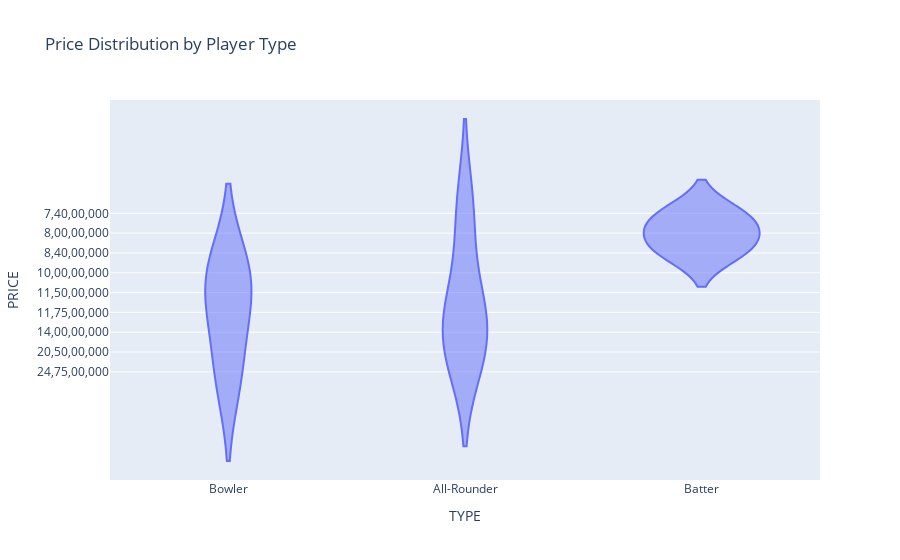

The code cell stored with this chart in its notebook:
### Code cell
fig = px.violin(df, y='PRICE', x='TYPE', title='Price Distribution by Player Type')
fig.show()

### Figure 1 — Plotly figure (JSON) as saved in the notebook; plotly's stock layout.template omitted (floating-point values rounded to 4 significant figures)
{"data": [{"alignmentgroup": "True", "box": {"visible": false}, "hovertemplate": "TYPE=%{x}<br>PRICE=%{y}<extra></extra>", "legendgroup": "", "marker": {"color": "#636efa"}, "name": "", "offsetgroup": "", "orientation": "v", "scalegroup": "True", "showlegend": false, "type": "violin", "x": ["Bowler", "All-Rounder", "All-Rounder", "All-Rounder", "Bowler", "Bowler", "Batter", "Batter", "All-Rounder", "Batter"], "x0": " ", "xaxis": "x", "y": ["24,75,00,000", "20,50,00,000", "14,00,00,000", "11,75,00,000", "11,50,00,000", "10,00,00,000", "8,40,00,000", "8,00,00,000", "7,40,00,000", "7,40,00,000"], "y0": " ", "yaxis": "y"}], "layout": {"legend": {"tracegroupgap": 0}, "title": {"text": "Price Distribution by Player Type"}, "violinmode": "group", "xaxis": {"anchor": "y", "domain": [0, 1], "title": {"text": "TYPE"}}, "yaxis": {"anchor": "x", "domain": [0, 1], "title": {"text": "PRICE"}}}}
